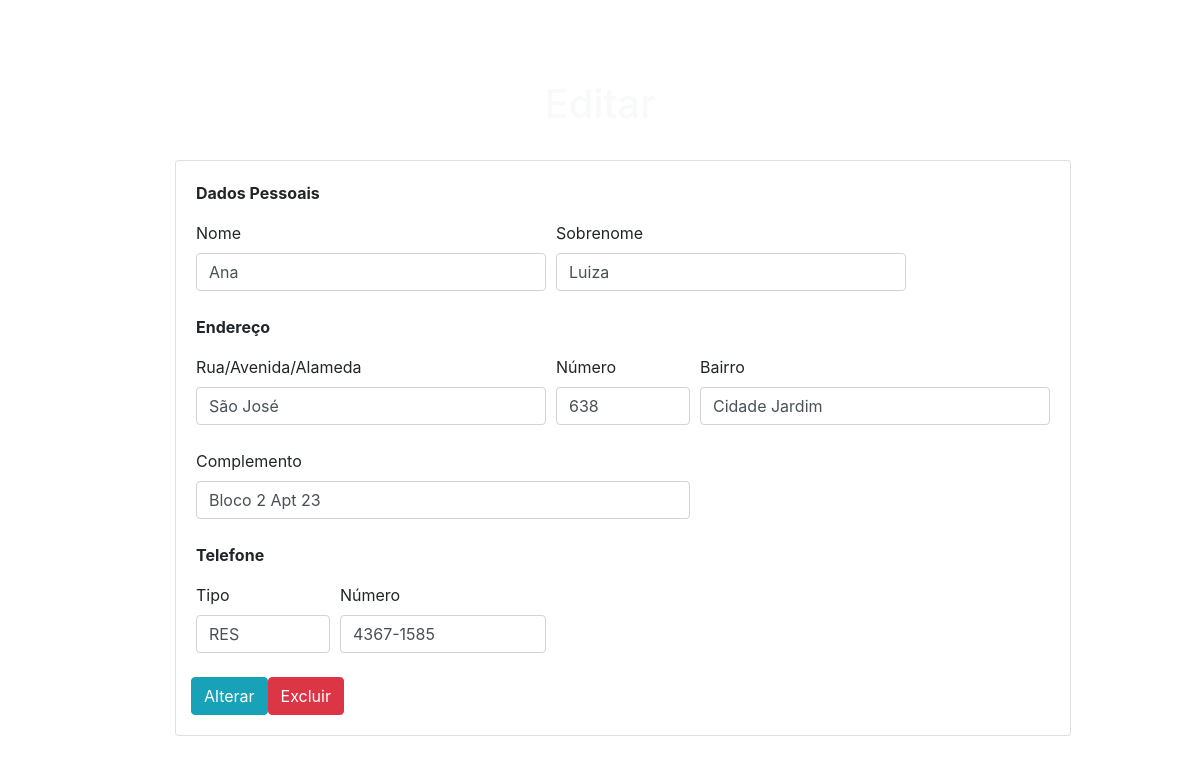
/1/editar/, run on an earlier commit of the app's database.
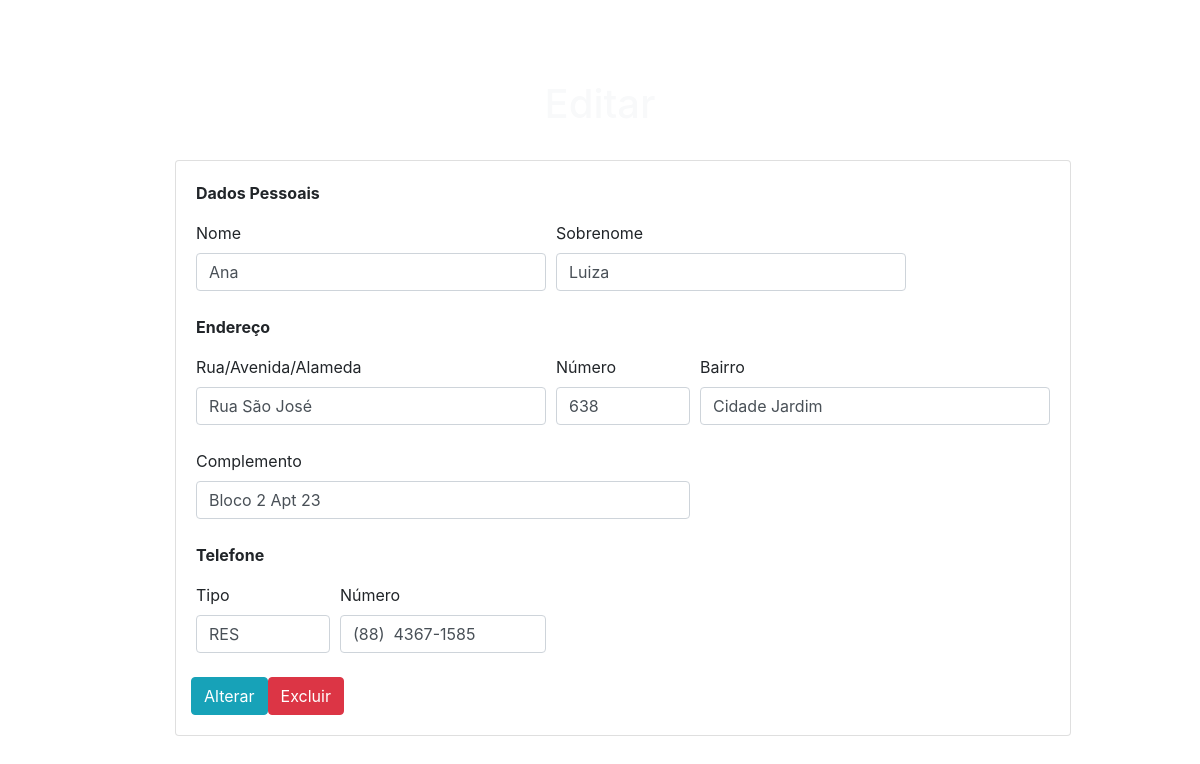
And on a later commit of the database.
### tables this page shows
CREATE TABLE endereco(
	id INTEGER PRIMARY KEY AUTOINCREMENT,
	clienteid INT,
	rua TEXT(150) NOT NULL,
	numero TEXT(20),
	bairro TEXT(50) NOT NULL,
	complemento TEXT (150),
	CONSTRAINT fk_endereco_cliente FOREIGN KEY(clienteid) REFERENCES cliente(id)
);

CREATE TABLE telefone(
	id INTEGER PRIMARY KEY AUTOINCREMENT,
	tipo TEXT(3) NOT NULL,
	telnum TEXT(15) NOT NULL,
	clienteid INT,
	CHECK (TIPO IN ('RES','COM','CEL')),
	FOREIGN KEY(clienteid) REFERENCES cliente(id)
);

### app.py (the view, shortened to what this page needs)
@app.route('/<int:id>/editar/', methods=('GET', 'POST'))
def editar(id):
    cliente = get_cliente(id)
    endereco = get_endereco(id)
    telefone = get_telefone(id)
    return render_template('editar.html', cliente=cliente, endereco=endereco, telefone=telefone)

### app.py (called while the page is built)
def get_db_connection():
    conn = sqlite3.connect('database.db')
    conn.row_factory = sqlite3.Row
    return conn

def get_cliente(cliente_id):
    conn = get_db_connection()
    cliente = conn.execute('SELECT * FROM cliente WHERE id = ?',
                        (cliente_id,)).fetchone()
    conn.close()
    if cliente is None:
        abort(404)
    return cliente

def get_endereco(endereco_id):
    conn = get_db_connection()
    endereco = conn.execute('SELECT * FROM endereco WHERE id = ?',
                        (endereco_id,)).fetchone()
    conn.close()
    if endereco is None:
        abort(404)
    return endereco

def get_telefone(telefone_id):
    conn = get_db_connection()
    telefone = conn.execute('SELECT * FROM telefone WHERE id = ?',
                        (telefone_id,)).fetchone()
    conn.close()
    if telefone is None:
        abort(404)
    return telefone

### templates/editar.html (shortened to what the changed rows need)
<!DOCTYPE html>
<html lang="pt-br">
  <head>
    <link rel="stylesheet" href="https://stackpath.bootstrapcdn.com/bootstrap/4.1.3/css/bootstrap.min.css">
  </head>
  <body>
                <br>
                <div class="content">
            {% block content %}
                    <h1 class="text-center text-light">{% block title %} Editar {% endblock%}</h1>
                <br>
                <div class="mx-auto" style="width: 850px;">
                <div class="card" style="width: 56rem;">
                  <div class="card-body">
                        <form method="post">
                            <div class="form-row">
                                <div class="col-5">
                                    <label for="rua">Rua/Avenida/Alameda</label>
                                    <br>
                                    <input type="text" class = "form-control" name="rua"
                                           placeholder="Ex: rua dos bobos"
                                           value="{{ request.form['rua'] or endereco['rua'] }}"></input>
                                    <br>
                                </div>
                                <div class="col-2">
                                    <label for="numero">Número</label>
                                    <br>
                                    <input type="text" class = "form-control" name="numero"
                                           placeholder="Ex: 999"
                                           value="{{ request.form['numero'] or endereco['numero'] }}"></input>
                                    <br>
                                </div>
                                <div class="col-5">
                                    <label for="bairro">Bairro</label>
                                    <br>
                                    <input type="text" class = "form-control" name="bairro"
                                           placeholder="Ex: Jardin Europa"
                                           value="{{ request.form['bairro'] or endereco ['bairro'] }}"></input>
                                    <br>
                                </div>
                            </div>
                            <div class="form-row">
                            <div class="col-7">
                                <label for="Complemento">Complemento</label>
                                <br>
                                <input type="text" class = "form-control" name="complemento"
                                       placeholder="Ex: próximo a padaria"
                                       value="{{ request.form['complemento'] or endereco['complemento'] }}"></input>
                                <br>
                            </div>
                            </div>
                            <div class="form-row">
                                <div class="col-2">
                                    <label for="tipo">Tipo</label>
                                    <br>
                                    <input type="text" class = "form-control  text-uppercase" name="tipo"
                                           placeholder="RES, COM ou CEL"
                                           value="{{ request.form['tipo'] or telefone['tipo'] }}"></input>
                                    <br>
                                </div>
                                <div class="col-3">
                                    <label for="telnum">Número</label>
                                    <br>
                                    <input type="text" class = "form-control" name="telnum"
                                           placeholder="(xx) xxxx-xxxx"
                                           value="{{ request.form['telnum'] or telefone['telnum'] }}"></input>
                                    <br>
                                </div>
                            </div>
                        </form>
                                </div>
                        </div>
                    </div>
                </div>
            {% endblock %}
  </body>
</html>

What changed in the data, as far as the page shows it:
changed endereco "Cidade Jardim": rua "São José" → "Rua São José"
changed telefone "RES": telnum "4367-1585" → "(88) 4367-1585"
